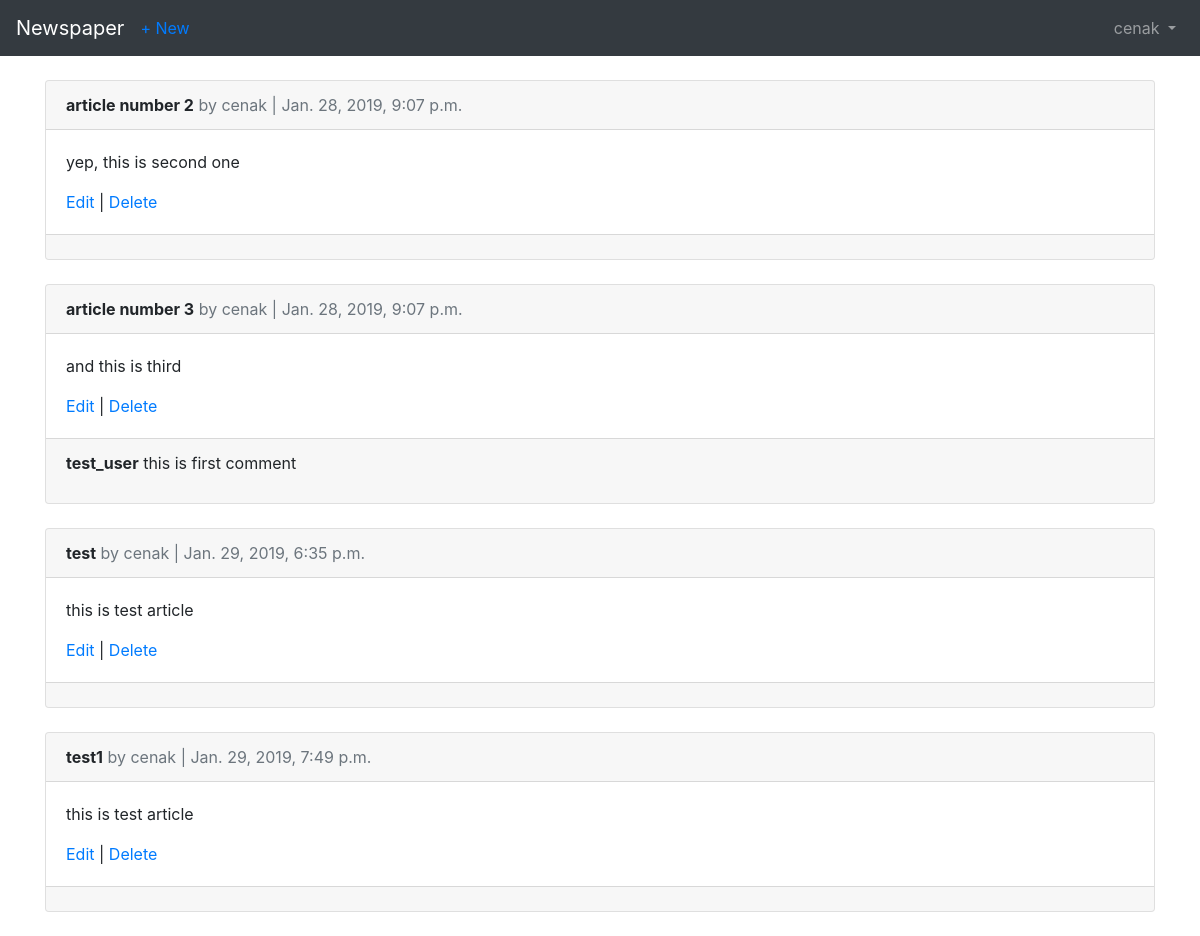
/articles/ (signed in), run on an earlier commit of the app's database.
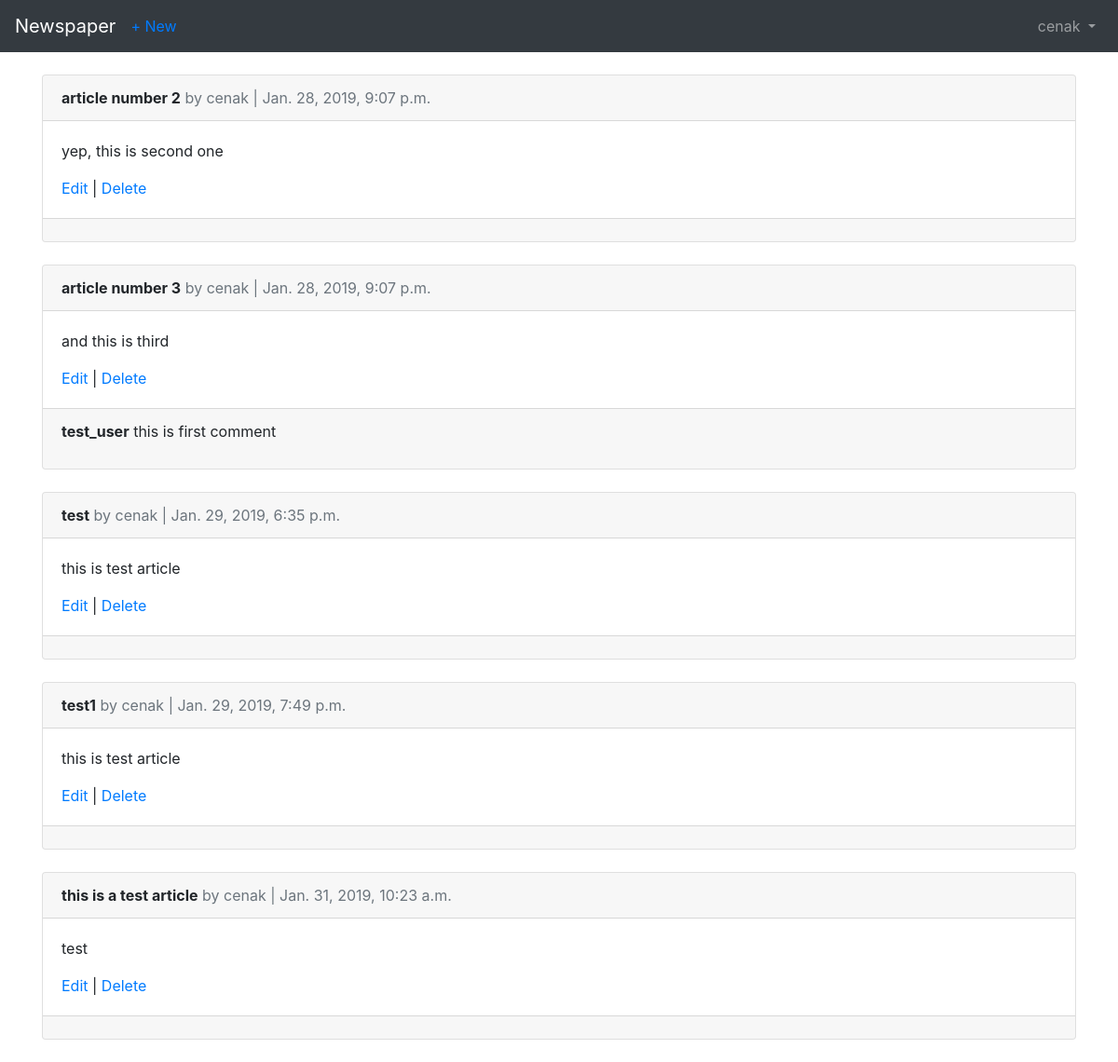
And on a later commit of the database.
### articles/models.py (models this page shows, shortened)
class Article(models.Model):
    title = models.CharField(max_length=255)
    body = models.TextField()
    date = models.DateTimeField(auto_now_add=True)
    author = models.ForeignKey(
        settings.AUTH_USER_MODEL,
        on_delete = models.CASCADE,
    )

class Comment(models.Model):
    article = models.ForeignKey(
        Article,
        on_delete = models.CASCADE,
        related_name = 'comments'
        )
    comment = models.CharField(max_length=140)
    author = models.ForeignKey(
        settings.AUTH_USER_MODEL,
        on_delete = models.CASCADE
    )
    def __str__(self):
        return self.comment

### users/models.py (models this page shows)
class CustomUser(AbstractUser):
    age = models.PositiveIntegerField(default=0)

### articles/views.py (the view)
# urls.py: path('', views.ArticleListView.as_view(), name='article_list'),
class ArticleListView(LoginRequiredMixin, ListView):
    model = models.Article
    template_name = 'article_list.html'
    login_url = 'login'

### templates/article_list.html (shortened to what this page needs)
{% extends 'base.html' %}
{% block content %}
  {% for article in object_list %}
    <div class="card">
      <div class="card-header">
        <span class="font-weight-bold">{{ article.title }}</span>
        <span class="text-muted">by {{ article.author }} | {{ article.date }}</span>
      </div>
      <div class="card-body">
        <p>{{ article.body }}</p>
        <a href="{% url 'article_edit' article.pk %}">Edit</a> |
        <a href="{% url 'article_delete' article.pk %}">Delete</a>
      </div>
      <div class="card-footer">
        {% for comment in article.comments.all %}
          <p>
            <span class="font-weight-bold">{{ comment.author }}</span>
            {{ comment }}
          </p>
        {% endfor %}
      </div>
    </div>
    <br />
  {% endfor %}
{% endblock content %}

What changed in the data, as far as the page shows it:
added Article: title "this is a test article", author "cenak", date "Jan. 31, 2019, 10:23 a.m.", body "test"
